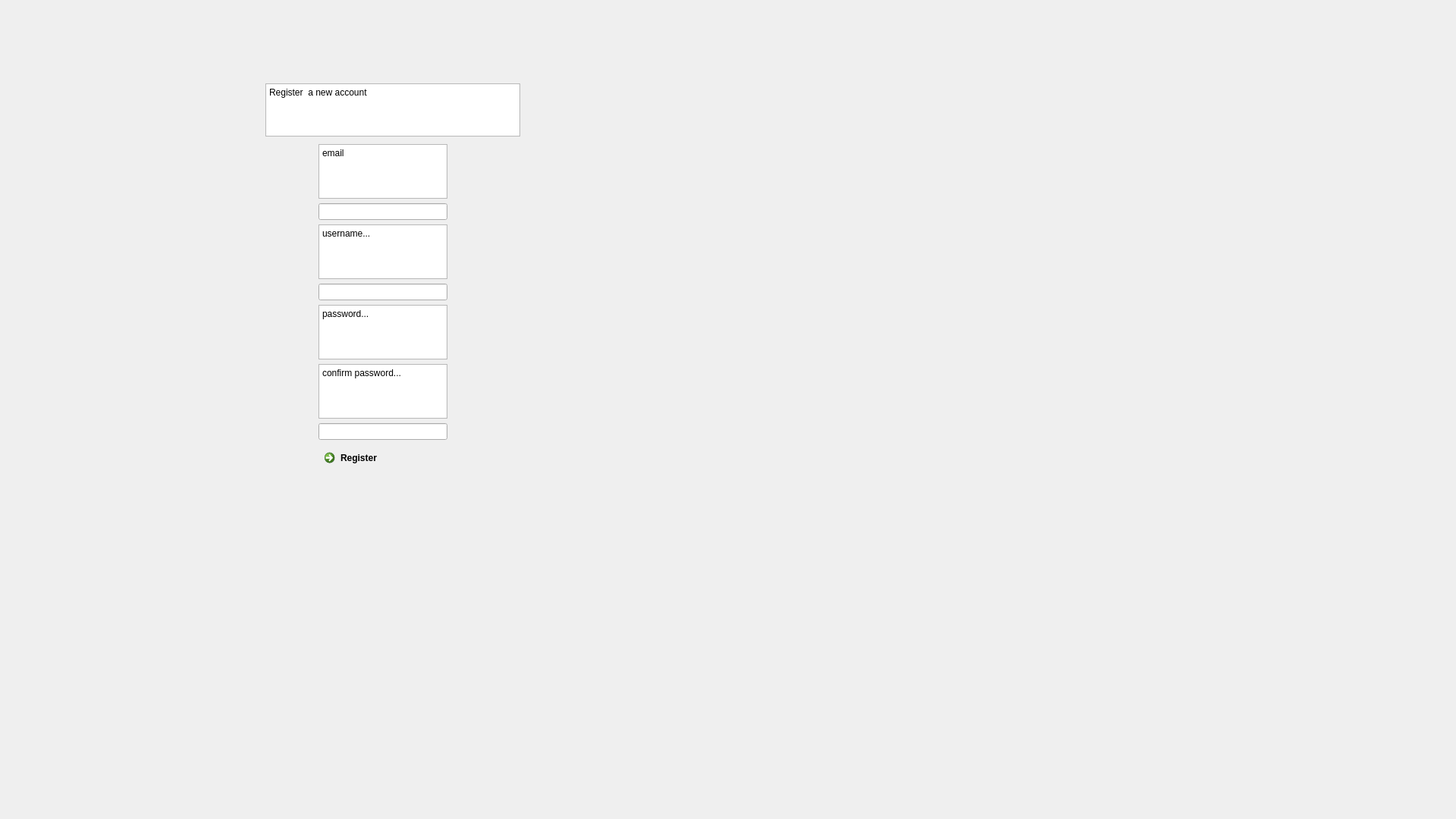
<?xml version="1.0" encoding="UTF-8"?>
<ui version="4.0">
 <class>registrationwindow</class>
 <widget class="QWidget" name="registrationwindow">
  <property name="enabled">
   <bool>true</bool>
  </property>
  <property name="geometry">
   <rect>
    <x>0</x>
    <y>0</y>
    <width>1920</width>
    <height>1080</height>
   </rect>
  </property>
  <property name="windowTitle">
   <string>Form</string>
  </property>
  <widget class="QWidget" name="verticalLayoutWidget">
   <property name="geometry">
    <rect>
     <x>420</x>
     <y>190</y>
     <width>170</width>
     <height>432</height>
    </rect>
   </property>
   <layout class="QVBoxLayout" name="verticalLayout">
    <item>
     <widget class="QTextEdit" name="TEemail">
      <property name="html">
       <string>&lt;!DOCTYPE HTML PUBLIC &quot;-//W3C//DTD HTML 4.0//EN&quot; &quot;http://www.w3.org/TR/REC-html40/strict.dtd&quot;&gt;
&lt;html&gt;&lt;head&gt;&lt;meta name=&quot;qrichtext&quot; content=&quot;1&quot; /&gt;&lt;meta charset=&quot;utf-8&quot; /&gt;&lt;style type=&quot;text/css&quot;&gt;
p, li { white-space: pre-wrap; }
hr { height: 1px; border-width: 0; }
li.unchecked::marker { content: &quot;\2610&quot;; }
li.checked::marker { content: &quot;\2612&quot;; }
&lt;/style&gt;&lt;/head&gt;&lt;body style=&quot; font-family:'Segoe UI'; font-size:9pt; font-weight:400; font-style:normal;&quot;&gt;
&lt;p style=&quot; margin-top:0px; margin-bottom:0px; margin-left:0px; margin-right:0px; -qt-block-indent:0; text-indent:0px;&quot;&gt;email&lt;/p&gt;&lt;/body&gt;&lt;/html&gt;</string>
      </property>
     </widget>
    </item>
    <item>
     <widget class="QLineEdit" name="LEinvalidEmailAddrress"/>
    </item>
    <item>
     <widget class="QTextEdit" name="TEusername">
      <property name="html">
       <string>&lt;!DOCTYPE HTML PUBLIC &quot;-//W3C//DTD HTML 4.0//EN&quot; &quot;http://www.w3.org/TR/REC-html40/strict.dtd&quot;&gt;
&lt;html&gt;&lt;head&gt;&lt;meta name=&quot;qrichtext&quot; content=&quot;1&quot; /&gt;&lt;meta charset=&quot;utf-8&quot; /&gt;&lt;style type=&quot;text/css&quot;&gt;
p, li { white-space: pre-wrap; }
hr { height: 1px; border-width: 0; }
li.unchecked::marker { content: &quot;\2610&quot;; }
li.checked::marker { content: &quot;\2612&quot;; }
&lt;/style&gt;&lt;/head&gt;&lt;body style=&quot; font-family:'Segoe UI'; font-size:9pt; font-weight:400; font-style:normal;&quot;&gt;
&lt;p style=&quot; margin-top:0px; margin-bottom:0px; margin-left:0px; margin-right:0px; -qt-block-indent:0; text-indent:0px;&quot;&gt;username...&lt;/p&gt;&lt;/body&gt;&lt;/html&gt;</string>
      </property>
     </widget>
    </item>
    <item>
     <widget class="QLineEdit" name="LEusernameTaken"/>
    </item>
    <item>
     <widget class="QTextEdit" name="TEpassword">
      <property name="html">
       <string>&lt;!DOCTYPE HTML PUBLIC &quot;-//W3C//DTD HTML 4.0//EN&quot; &quot;http://www.w3.org/TR/REC-html40/strict.dtd&quot;&gt;
&lt;html&gt;&lt;head&gt;&lt;meta name=&quot;qrichtext&quot; content=&quot;1&quot; /&gt;&lt;meta charset=&quot;utf-8&quot; /&gt;&lt;style type=&quot;text/css&quot;&gt;
p, li { white-space: pre-wrap; }
hr { height: 1px; border-width: 0; }
li.unchecked::marker { content: &quot;\2610&quot;; }
li.checked::marker { content: &quot;\2612&quot;; }
&lt;/style&gt;&lt;/head&gt;&lt;body style=&quot; font-family:'Segoe UI'; font-size:9pt; font-weight:400; font-style:normal;&quot;&gt;
&lt;p style=&quot; margin-top:0px; margin-bottom:0px; margin-left:0px; margin-right:0px; -qt-block-indent:0; text-indent:0px;&quot;&gt;password...&lt;/p&gt;&lt;/body&gt;&lt;/html&gt;</string>
      </property>
     </widget>
    </item>
    <item>
     <widget class="QTextEdit" name="TEconfirmPassword">
      <property name="html">
       <string>&lt;!DOCTYPE HTML PUBLIC &quot;-//W3C//DTD HTML 4.0//EN&quot; &quot;http://www.w3.org/TR/REC-html40/strict.dtd&quot;&gt;
&lt;html&gt;&lt;head&gt;&lt;meta name=&quot;qrichtext&quot; content=&quot;1&quot; /&gt;&lt;meta charset=&quot;utf-8&quot; /&gt;&lt;style type=&quot;text/css&quot;&gt;
p, li { white-space: pre-wrap; }
hr { height: 1px; border-width: 0; }
li.unchecked::marker { content: &quot;\2610&quot;; }
li.checked::marker { content: &quot;\2612&quot;; }
&lt;/style&gt;&lt;/head&gt;&lt;body style=&quot; font-family:'Segoe UI'; font-size:9pt; font-weight:400; font-style:normal;&quot;&gt;
&lt;p style=&quot; margin-top:0px; margin-bottom:0px; margin-left:0px; margin-right:0px; -qt-block-indent:0; text-indent:0px;&quot;&gt;confirm password...&lt;/p&gt;&lt;/body&gt;&lt;/html&gt;</string>
      </property>
     </widget>
    </item>
    <item>
     <widget class="QLineEdit" name="LEpasswordsMatch"/>
    </item>
    <item>
     <widget class="QCommandLinkButton" name="CLBregister">
      <property name="text">
       <string>Register</string>
      </property>
     </widget>
    </item>
   </layout>
  </widget>
  <widget class="QTextEdit" name="TEnewAccount">
   <property name="geometry">
    <rect>
     <x>350</x>
     <y>110</y>
     <width>336</width>
     <height>70</height>
    </rect>
   </property>
   <property name="html">
    <string>&lt;!DOCTYPE HTML PUBLIC &quot;-//W3C//DTD HTML 4.0//EN&quot; &quot;http://www.w3.org/TR/REC-html40/strict.dtd&quot;&gt;
&lt;html&gt;&lt;head&gt;&lt;meta name=&quot;qrichtext&quot; content=&quot;1&quot; /&gt;&lt;meta charset=&quot;utf-8&quot; /&gt;&lt;style type=&quot;text/css&quot;&gt;
p, li { white-space: pre-wrap; }
hr { height: 1px; border-width: 0; }
li.unchecked::marker { content: &quot;\2610&quot;; }
li.checked::marker { content: &quot;\2612&quot;; }
&lt;/style&gt;&lt;/head&gt;&lt;body style=&quot; font-family:'Segoe UI'; font-size:9pt; font-weight:400; font-style:normal;&quot;&gt;
&lt;p style=&quot; margin-top:0px; margin-bottom:0px; margin-left:0px; margin-right:0px; -qt-block-indent:0; text-indent:0px;&quot;&gt;Register  a new account&lt;/p&gt;&lt;/body&gt;&lt;/html&gt;</string>
   </property>
  </widget>
 </widget>
 <resources/>
 <connections/>
</ui>
